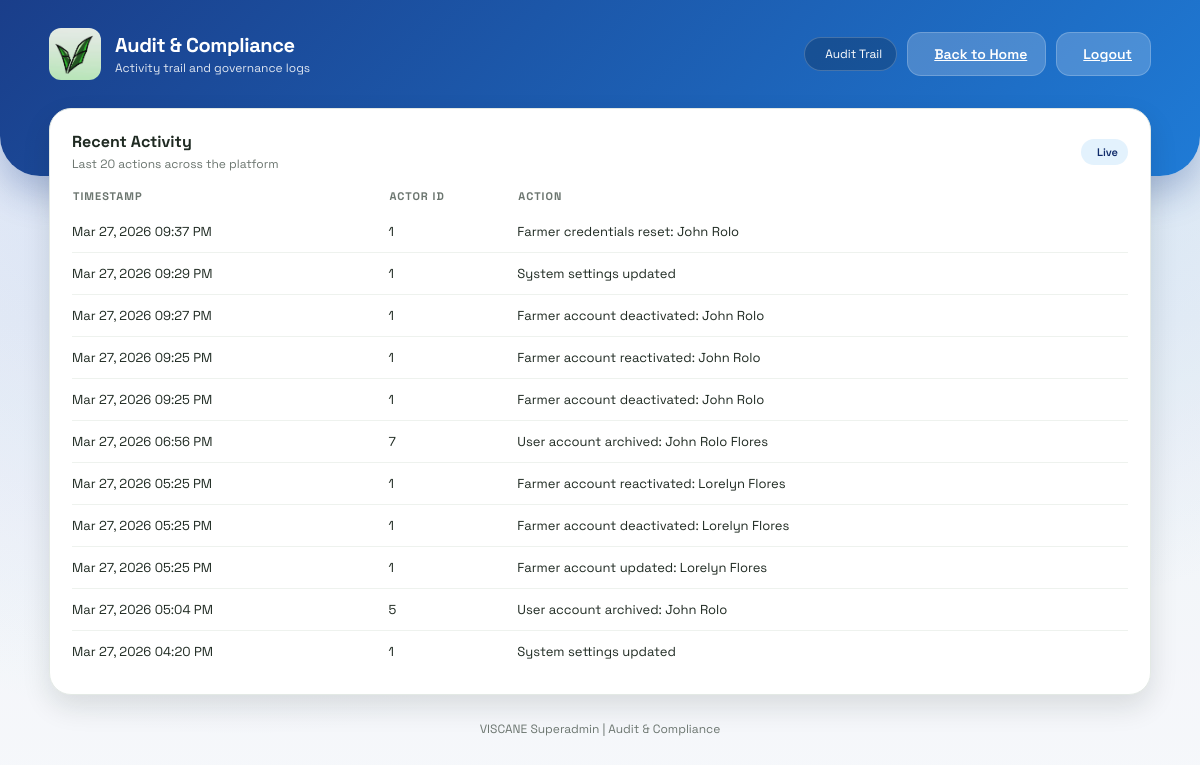
Screenshot of /superadmin/audit (signed in) with the database file from the repository.
### models.py (models this page shows)
class AuditLog(db.Model):
    id = db.Column(db.Integer, primary_key=True)
    user_id = db.Column(db.Integer, nullable=True)
    action = db.Column(db.String(255), nullable=False)
    timestamp = db.Column(db.DateTime, default=datetime.utcnow, nullable=False)

### app.py (the view)
@app.route('/superadmin/audit')
@role_required('superadmin')
def superadmin_audit():
    logs = AuditLog.query.order_by(AuditLog.timestamp.desc()).limit(20).all()
    return render_template('superadmin_audit.html', logs=logs, current_admin=get_current_admin())

### app.py (called while the page is built)
def role_required(required_role):
    def decorator(view):
        @wraps(view)
        def wrapped(*args, **kwargs):
            admin_id = session.get('admin_id')
            if not admin_id:
                return redirect(url_for('admin_login'))
            admin = Admin.query.get(admin_id)
            if not admin or admin.is_archived or admin.role != required_role:
                return redirect(url_for('admin_portal'))
            return view(*args, **kwargs)
        return wrapped
    return decorator

def get_current_admin():
    admin_id = session.get('admin_id')
    if not admin_id:
        return None
    admin = Admin.query.get(admin_id)
    if not admin or admin.is_archived:
        return None
    return admin

### templates/superadmin_audit.html (shortened to what this page needs)
<!DOCTYPE html>
<html lang="en">
<head>
    <link rel="stylesheet" href="{{ url_for('static', filename='style.css') }}">
</head>
<body class="admin-layout">
    <header class="dashboard-header">
        <div class="header-content">
            <div class="brand">
                <div class="brand-icon">
                    <img src="{{ url_for('static', filename='logo.jpg') }}" alt="VISCANE Logo" style="width: 100%; height: 100%; object-fit: cover; border-radius: 12px;">
                </div>
                <div>
                    <p class="brand-title">Audit & Compliance</p>
                    <p class="brand-subtitle">Activity trail and governance logs</p>
                </div>
            </div>
            <div class="header-actions">
                <div class="status-pill">
                    Audit Trail
                </div>
                <a class="btn light" href="/superadmin">
                    Back to Home
                </a>
                <a class="btn light" href="/admin-logout">
                    Logout
                </a>
            </div>
        </div>
    </header>
    <main class="dashboard-container fade-in">
        <section class="panel">
            <div class="panel-header">
                <div>
                    <h3 class="panel-title">Recent Activity</h3>
                    <p class="panel-subtitle">Last 20 actions across the platform</p>
                </div>
                <span class="badge">Live</span>
            </div>
            <table class="data-table">
                <thead>
                    <tr>
                        <th>Timestamp</th>
                        <th>Actor ID</th>
                        <th>Action</th>
                    </tr>
                </thead>
                <tbody>
                    {% if logs %}
                        {% for log in logs %}
                            <tr>
                                <td>{{ log.timestamp.strftime('%b %d, %Y %I:%M %p') }}</td>
                                <td>{{ log.user_id if log.user_id else 'System' }}</td>
                                <td>{{ log.action }}</td>
                            </tr>
                        {% endfor %}
                    {% else %}
                        <tr>
                            <td colspan="3">No audit entries available yet.</td>
                        </tr>
                    {% endif %}
                </tbody>
            </table>
        </section>
        <div class="footer-link">VISCANE Superadmin | Audit & Compliance</div>
    </main>
</body>
</html>

### static/style.css (style rules this page uses)
:root { --glass-bg: rgba(255, 255, 255, 0.15); --glass-border: rgba(255, 255, 255, 0.2); --primary-green: #43A047; --neutral-0: #ffffff; --neutral-50: #f6f8f5; --neutral-100: #eef2ee; --neutral-200: #e3e9e5; --neutral-500: #6b756f; --neutral-900: #1f2a22; --radius-lg: 22px; --radius-md: 16px; --shadow-md: 0 12px 28px rgba(19, 32, 24, 0.12); --shadow-lg: 0 18px 45px rgba(19, 32, 24, 0.18); }
* { box-sizing: border-box; }
body { margin: 0; font-family: "Space Grotesk", sans-serif; background-image: linear-gradient(rgba(0,0,0,0.5), rgba(0,0,0,0.5)), url('background.png'); background-size: cover; background-position: center; background-attachment: fixed; display: flex; justify-content: center; align-items: center; min-height: 100vh; color: white; }
.fade-in { animation: slideUp 0.6s ease-out forwards; }
body.farmer-layout, body.admin-layout { display: block; min-height: 100vh; background-image: none; background-color: var(--neutral-50); color: var(--neutral-900); overflow-x: hidden; padding: 0; }
body.admin-layout { --accent: #1E5BBF; --accent-soft: #E3F2FD; --accent-strong: #102B6A; --header-gradient: linear-gradient(135deg, #1A3E8A, #1F7BD6); --header-shadow: 0 18px 35px rgba(26, 62, 138, 0.28); }
.dashboard-header { background: var(--header-gradient); color: white; padding: 28px 0 96px; border-radius: 0 0 40px 40px; box-shadow: var(--header-shadow); position: relative; z-index: 2; }
.header-content { max-width: 1150px; margin: 0 auto; padding: 0 24px; display: flex; justify-content: space-between; align-items: center; gap: 20px; flex-wrap: wrap; }
.brand { display: flex; align-items: center; gap: 14px; }
.brand-icon { width: 52px; height: 52px; border-radius: 16px; display: grid; place-items: center; background: rgba(255, 255, 255, 0.18); backdrop-filter: blur(8px); font-size: 26px; }
.brand-title { margin: 0; font-size: 20px; font-weight: 700; letter-spacing: -0.4px; }
.brand-subtitle { margin: 2px 0 0; font-size: 12px; opacity: 0.85; }
.header-actions { display: flex; align-items: center; gap: 10px; flex-wrap: wrap; }
.status-pill { display: inline-flex; align-items: center; gap: 6px; padding: 8px 14px; border-radius: 999px; background: rgba(0,0,0,0.2); border: 1px solid rgba(255,255,255,0.2); font-size: 12px; }
.dashboard-container { max-width: 1150px; margin: -68px auto 0; padding: 0 24px 60px; position: relative; z-index: 2; }
.btn { border: none; border-radius: 14px; padding: 12px 18px; font-weight: 600; font-size: 14px; cursor: pointer; display: inline-flex; align-items: center; gap: 8px; transition: transform 0.2s ease, box-shadow 0.2s ease, background 0.2s ease; }
.btn.light { background: rgba(255,255,255,0.2); color: white; border: 1px solid rgba(255,255,255,0.2); }
.panel { background: var(--neutral-0); border-radius: var(--radius-lg); padding: 22px; border: 1px solid var(--neutral-200); box-shadow: var(--shadow-md); }
.panel-header { display: flex; justify-content: space-between; align-items: center; gap: 12px; margin-bottom: 16px; }
.panel-title { margin: 0; font-size: 16px; color: var(--neutral-900); }
.panel-subtitle { margin: 4px 0 0; font-size: 12px; color: var(--neutral-500); }
.badge { display: inline-flex; align-items: center; gap: 6px; padding: 6px 10px; border-radius: 999px; background: var(--accent-soft); color: var(--accent-strong); font-size: 11px; font-weight: 600; }
.data-table { width: 100%; border-collapse: collapse; font-size: 13px; }
.data-table th { text-align: left; color: var(--neutral-500); font-size: 11px; text-transform: uppercase; letter-spacing: 1px; padding-bottom: 8px; }
.data-table td { padding: 12px 0; border-bottom: 1px solid var(--neutral-100); }
.data-table tr:last-child td { border-bottom: none; }
.footer-link { margin-top: 26px; text-align: center; font-size: 12px; color: var(--neutral-500); }

### rows the page displays
AuditLog: timestamp "Mar 27, 2026 09:37 PM", user "1", action "Farmer credentials reset: John Rolo"
AuditLog: timestamp "Mar 27, 2026 09:29 PM", user "1", action "System settings updated"
AuditLog: timestamp "Mar 27, 2026 09:27 PM", user "1", action "Farmer account deactivated: John Rolo"
AuditLog: timestamp "Mar 27, 2026 09:25 PM", user "1", action "Farmer account reactivated: John Rolo"
AuditLog: timestamp "Mar 27, 2026 09:25 PM", user "1", action "Farmer account deactivated: John Rolo"
AuditLog: timestamp "Mar 27, 2026 06:56 PM", user "7", action "User account archived: John Rolo Flores"
AuditLog: timestamp "Mar 27, 2026 05:25 PM", user "1", action "Farmer account reactivated: Lorelyn Flores"
AuditLog: timestamp "Mar 27, 2026 05:25 PM", user "1", action "Farmer account deactivated: Lorelyn Flores"
AuditLog: timestamp "Mar 27, 2026 05:25 PM", user "1", action "Farmer account updated: Lorelyn Flores"
AuditLog: timestamp "Mar 27, 2026 05:04 PM", user "5", action "User account archived: John Rolo"
AuditLog: timestamp "Mar 27, 2026 04:20 PM", user "1", action "System settings updated"
